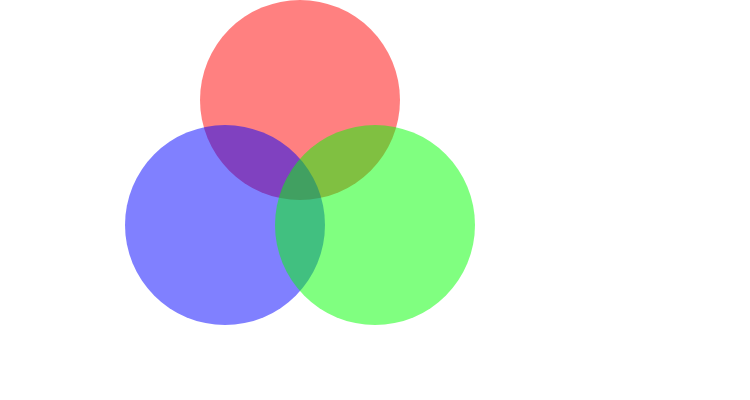
Frame 1 (no input)
Frame 60 (no input): identical to frame 1, image omitted
Frame 120 (the mouse pressed at the canvas centre since frame 60): identical to frame 1, image omitted

The p5.js sketch that drew this single still picture (run headless with seeded random() and noise() and a simulated clock; from frame 60 on, the mouse is pressed at the canvas centre):

// p5.js sketch
// ── sketch.js
function setup() {
  createCanvas(750, 400);
}

function draw() {
  stroke(0)
  strokeWeight(0)

  background(750,400)

  fill(255, 0, 0, 127) 
  circle(300, 100, 200)

  fill(0, 0, 255, 127) 
  circle(225, 225, 200)

  fill(0, 255, 0, 127)
  circle(375, 225, 200)


}
